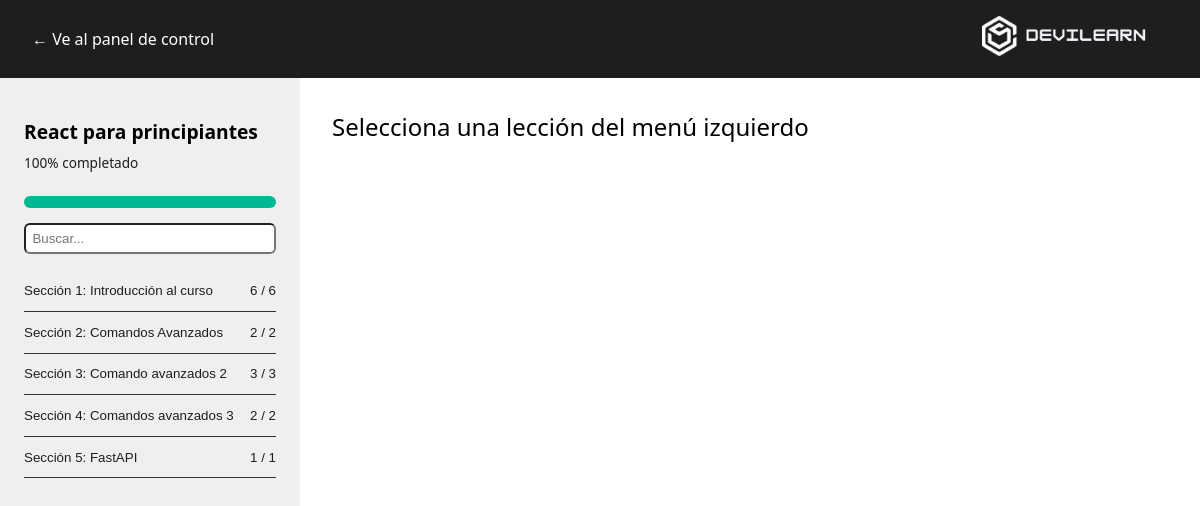
Page /student/react-para-principiantes/lessons/ (signed in) on the committed database.
### apps/courses/models/course.py (models this page shows, shortened)
class Course(models.Model):
    owner = models.ForeignKey(settings.AUTH_USER_MODEL, on_delete=models.CASCADE, related_name='owner_courses')
    title = models.CharField(max_length=200)
    slug = models.SlugField(unique=True)
    overview = models.TextField()
    created_at = models.DateTimeField(auto_now_add=True)
    category = models.ManyToManyField(Category, through='CourseCategory', related_name='courses')
    image = models.URLField()
    level = models.CharField(max_length=50)
    rating = models.FloatField(default=0.0)
    duration = models.FloatField(default=0.0)
    class Meta:
        ordering = ['-created_at']

### apps/courses/models/module.py (models this page shows, shortened)
class Module(models.Model):
    course = models.ForeignKey(Course, on_delete=models.CASCADE, related_name='modules')
    title = models.CharField(max_length=200)
    description = models.TextField()
    order = OrderField(blank=True, for_fields=['course'])

### apps/courses/views/student.py (the view, shortened to what this page needs)
class CourseLessonsView(DetailView):
    model = Course
    template_name = 'courses/course_lessons.html'
    slug_field = 'slug'
    slug_url_kwarg = 'slug'
    context_object_name = 'course'
    def get_context_data(self, **kwargs):
        context = super().get_context_data(**kwargs)
        course = self.object
        modules = course.modules.prefetch_related('contents').order_by('order')
        Enrollment.objects.get_or_create(user=self.request.user, course=course)
        all_contents = [c for m in modules for c in m.contents.all()]
        total_contents = len(all_contents)
        completed = CompletedContent.objects.filter(
            user=self.request.user,
            content__in=all_contents).values_list('content_id', flat=True)
        for module in modules:
            module.completed_count = module.contents.filter(id__in=completed).count()
            module.total_count = module.contents.count()
        content_id = self.kwargs.get('content_id')
        current_content = None
        if content_id:
            current_content = get_object_or_404(Content, id=content_id, module__course=course)
        progress = (len(completed) / total_contents * 100) if total_contents else 0
        Progress.objects.update_or_create(
            user=self.request.user,
            course=course,
            defaults={
                'progress': progress
            }
        )
        previous_content = None
        next_content = None
        current_contents = None
        current_position = None
        current_total_contents = None
        context.update({
            'course_title': course.title,
            'course_slug': course.slug,
            'modules': modules,
            'completed_ids': set(completed),
            'current_content': current_content,
            'progress': int(progress),
            'previous_content': previous_content,
            'next_content': next_content,
            'current_total_contents': current_total_contents,
            'current_position': current_position,
        })
        return context

### apps/courses/templates/courses/course_lessons.html (shortened to what this page needs)
{% extends "base.html" %}
{% load static %}
{% block custom_styles %}
  <link rel="stylesheet" href="{% static 'css/lessons.css' %}">
{% endblock custom_styles %}
{% block content %}
  <header class="topbar">
    <div class="acciones">
      <div class="back-link"> <a href="{% url 'student:course_detail' slug=course_slug %}" class="discusiones">&larr; Ve al panel de control</a></div>
    </div>
    <div class="logo"><img src="{% static 'images/devilearn.png' %}" alt="Logo devilearn"></div>
  </header>
  <div class="layout">
    <aside class="sidebar">
      <h1 class="course-title">{{ course_title }}</h1>
      <p class="progress">{{ progress }}% completado</p>
      <div class="progress-bar"><div class="progress-fill"></div></div>
      <input class="lesson-search" id="lesson-search" placeholder="Buscar...">
      <div class="accordion">
        {% for module in modules %}
          <div class="accordion-item">
            <button class="accordion-header">Sección {{ forloop.counter }}: {{ module.title }} <span>{{ module.completed_count }} / {{ module.total_count }}</span></button>
          </div>
        {% endfor %}
      </div>
    </aside>
    <main class="main-content">
      {% if current_content %}
        <div class="content-header">
          <h3>{{ current_content.module.title }} ({{ current_position }}/{{ current_total_contents }})</h3>
          <h4 style="font-weight:normal;">{{ current_content.item.title }}</h4>
          <div class="content-previous-next-buttons">
            {% if previous_content %}
              <a href="{% url 'student:course_lessons' slug=previous_content.module.course.slug content_id=previous_content.id %}">
                <button type="submit"><i class="fa-solid fa-angle-left"></i></button>
              </a>
            {% endif %}
            {% if next_content %}
              <a href="{% url 'student:course_lessons' slug=next_content.module.course.slug  content_id=next_content.id %}">
                <button type="submit"><i class="fa-solid fa-angle-right"></i></button>
              </a>
            {% endif %}
          </div>
        </div>
        <div class="content-display">
          {% with type=current_content.content_type.model url=current_content.item.file.url %}
            {% if current_content.content_type.model == "video" %}
              <video src="{{ url }}" autoplay controls muted loop></video>
            {% elif current_content.content_type.model == "file" %}
              <p><strong>Archivo disponible para descarga</strong></p>
              <a href="{{ url }}" class="button" download>Descargar</a>
            {% elif current_content.content_type.model == "image" %}
              <img src="{{ url }}" alt="Imagen de: {{current_content.item.title}}" width="100%" height="100%">
            {% elif current_content.content_type.model == "text" %}
              <div class="text-content">
                {{ current_content.item.content|safe|linebreaks }}
              </div>
            {% endif %}
          {% endwith %}
        </div>
        <form action="{% url 'student:content_mark_complete' content_id=current_content.id  %}" method="post">
          {% csrf_token %}
          {% if current_content.id not in completed_ids %}
            <div class="bottom-bar">
              <button type="submit" class="btn-complete">Marcar como completado y continuar</button>
            </div>
          {% endif %}
        </form>
      {% else %}
        <div class="content-header">Selecciona una lección del menú izquierdo</div>
      {% endif %}
    </main>
  </div>
{% endblock content %}

### templates/base.html (shortened to what this page needs)
<!DOCTYPE html>
<html lang="en">
  <head>
    <link rel="stylesheet" href="https://cdnjs.cloudflare.com/ajax/libs/font-awesome/6.5.0/css/all.min.css">
    {% block custom_styles %} {% endblock custom_styles %}
  </head>
  <body>
    {% block content %} {% endblock content %}
  </body>
</html>

### static/css/lessons.css (style rules this page uses)
* { box-sizing: border-box; margin: 0; padding: 0; }
body { font-family: 'Segoe UI', sans-serif; }
.topbar { display: flex; justify-content: space-between; align-items: center; padding: 1rem 2rem; background-color: #1e1e1e; }
.topbar .logo { font-weight: bold; font-size: 1.3rem; text-align: right; }
.topbar .logo img { width: 40%; }
.layout { display: flex; min-height: calc(100vh - 60px); }
aside.sidebar { background: #efefef; width: 300px; padding: 1.5rem; overflow-y: auto; }
.topbar .back-link a { text-decoration: none; color: #ffffff; }
.course-title { font-size: 1.2rem; margin: 1rem 0 0.5rem; }
.progress { font-size: 0.85rem; color: #1e1e1e; margin-bottom: 1.5rem; }
.lesson-search { width: 100%; margin-bottom: 1rem; padding: 0.4rem; border-radius: 6px; }
.accordion-item { border-bottom: 1px solid #333; }
.accordion-header { width: 100%; background: none; border: none; color: #1e1e1e; padding: 0.8rem 0; text-align: left; font-weight: 500; cursor: pointer; display: flex; justify-content: space-between; }
.main-content { flex: 1; padding: 2rem; display: flex; flex-direction: column; justify-content: space-between; }
.content-header { font-size: 1.5rem; margin-bottom: 1rem; }

### rows in the picture
Course: title "React para principiantes"
Module: title "Introducción al curso", completed_count "6", total_count "6"
Module: title "Comandos Avanzados", completed_count "2", total_count "2"
Module: title "Comando avanzados 2", completed_count "3", total_count "3"
Module: title "Comandos avanzados 3", completed_count "2", total_count "2"
Module: title "FastAPI", completed_count "1", total_count "1"

### other values in the picture
{{ progress }} "100"
